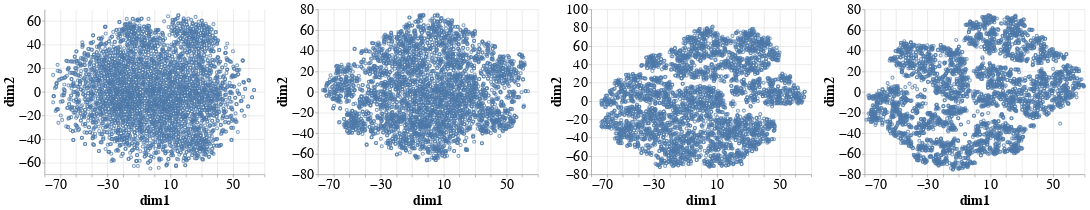

Source (notebook cell):
### Code cell
import altair as alt
charts = []
for l in tsne_tranforms:
    c = alt.Chart(tsne_tranforms[l]).mark_point().encode(
        x='dim1',
        y='dim2'
    )
    charts.append(c)
    
big_chart(charts[0] | charts[1] | charts[2] | charts[3], fontsize=25)

### Figure 1 — Vega-Lite specification as saved in the notebook (floating-point values rounded to 4 significant figures; data arrays with more than 128 entries replaced by an {"elided": "..."} marker saying what was removed)
{"config": {"view": {"continuousWidth": 400, "continuousHeight": 300, "strokeWidth": 0}, "axis": {"grid": true, "labelFontSize": 25, "titleFontSize": 25}, "legend": {"labelFontSize": 25, "titleFontSize": 25}, "title": {"fontSize": 25}}, "hconcat": [{"data": {"name": "data-85a5b7f472f5e537f62f3c30e9a065c9"}, "mark": "point", "encoding": {"x": {"field": "dim1", "type": "quantitative"}, "y": {"field": "dim2", "type": "quantitative"}}}, {"data": {"name": "data-c802590961c50d2df5df9867f88f7649"}, "mark": "point", "encoding": {"x": {"field": "dim1", "type": "quantitative"}, "y": {"field": "dim2", "type": "quantitative"}}}, {"data": {"name": "data-af59352a87a75ad6fdd4937c3e3bfbff"}, "mark": "point", "encoding": {"x": {"field": "dim1", "type": "quantitative"}, "y": {"field": "dim2", "type": "quantitative"}}}, {"data": {"name": "data-23a66ac7e688f7eed248c4bc4b71200e"}, "mark": "point", "encoding": {"x": {"field": "dim1", "type": "quantitative"}, "y": {"field": "dim2", "type": "quantitative"}}}], "$schema": "https://vega.github.io/schema/vega-lite/v4.17.0.json", "datasets": {"data-85a5b7f472f5e537f62f3c30e9a065c9": {"elided": "4000 records"}, "data-c802590961c50d2df5df9867f88f7649": {"elided": "4000 records"}, "data-af59352a87a75ad6fdd4937c3e3bfbff": {"elided": "4000 records"}, "data-23a66ac7e688f7eed248c4bc4b71200e": {"elided": "4000 records"}}}
